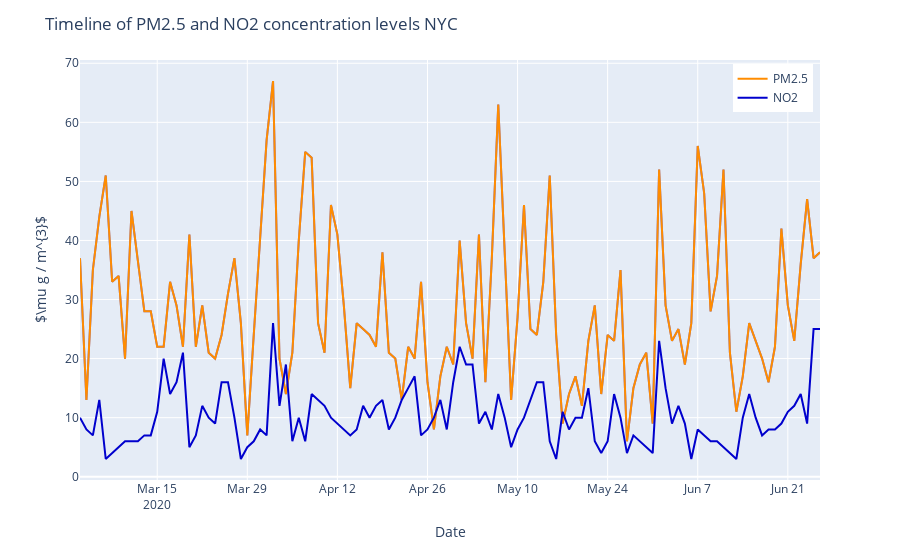

Write notebook code for a chart like this one.
### Code cell
pollutant_concentration(df_final, "Timeline of PM2.5 and NO2 concentration levels NYC")
